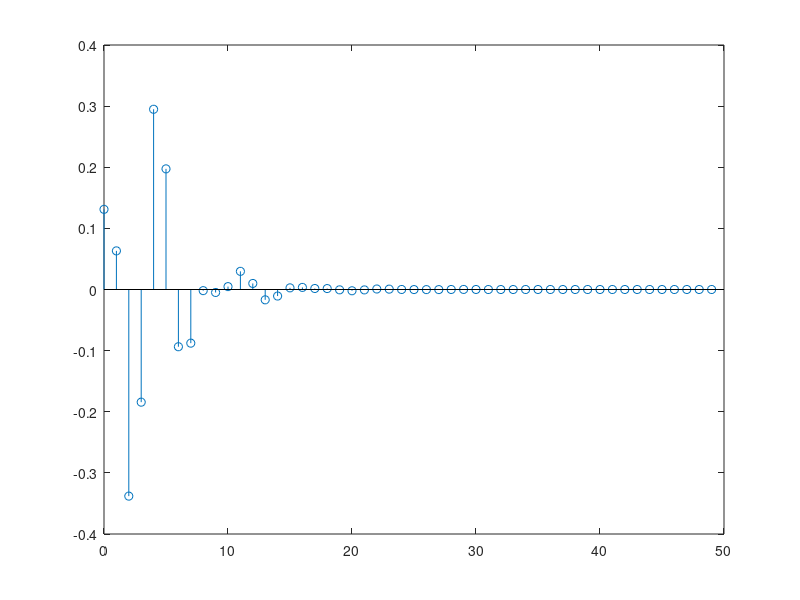

Reproduce this figure in MATLAB. (Note: this script raises an error after producing the figure.)
clc;clear all; close all;


num1= 0.3621*[1 0 -1 ];
den1= [1 -0.782 0.545];

num2= 0.3621*[1 0 -1];
den2= [1 0.3 0.5];

num=conv(num1, num2);
den=conv(den1, den2);

h=impz(num,den); stem([0:length(h)-1],h);

fvtool(num,den)